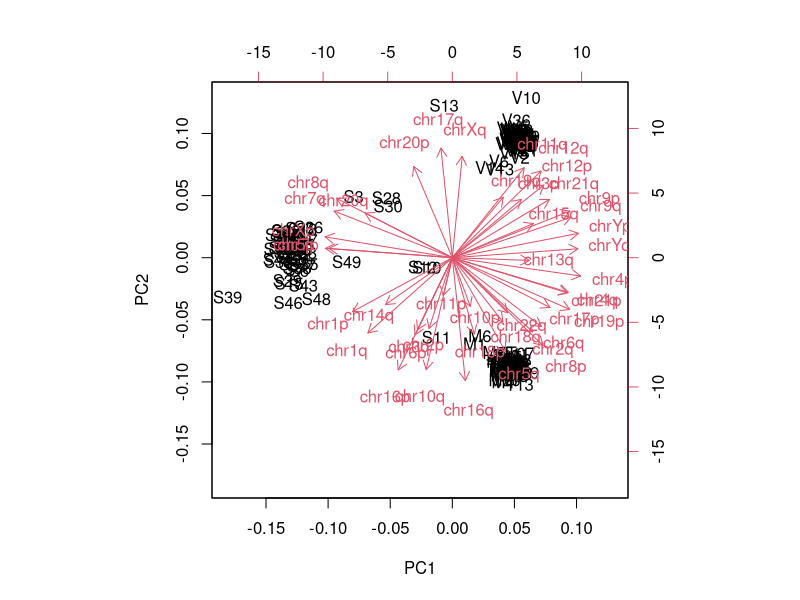
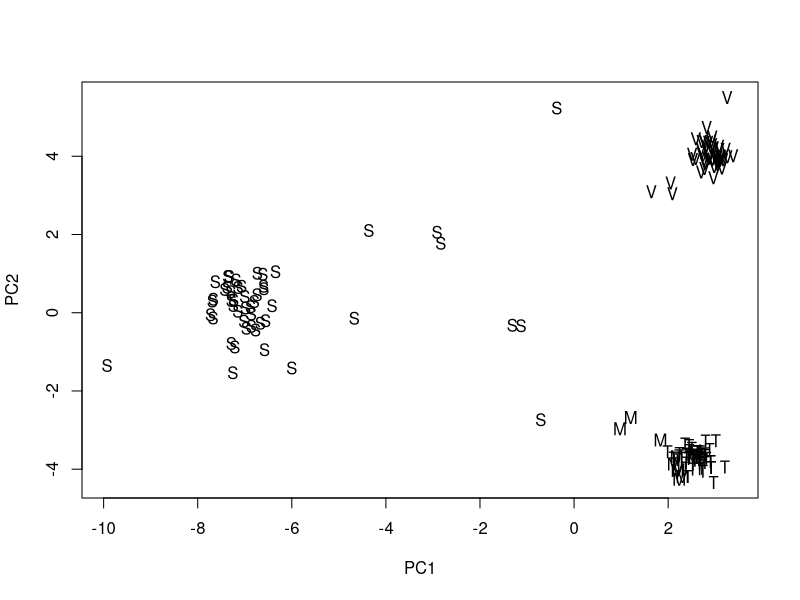
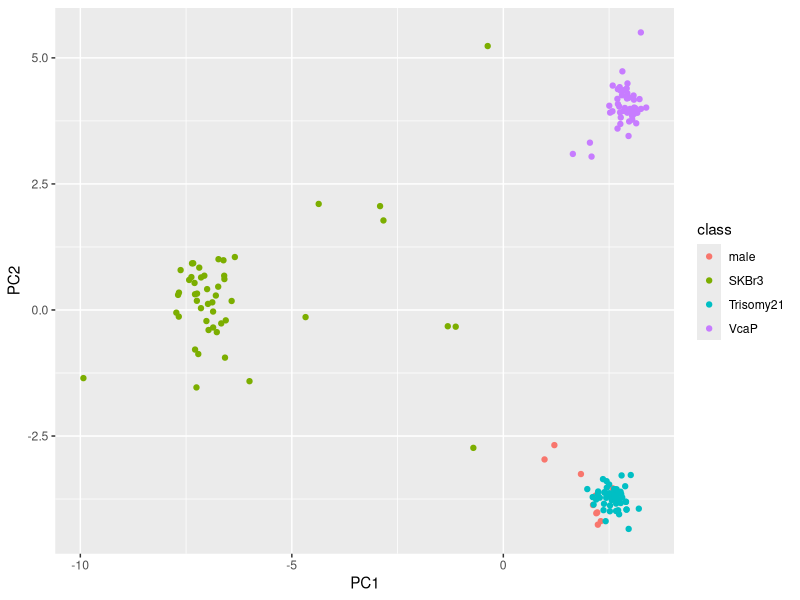
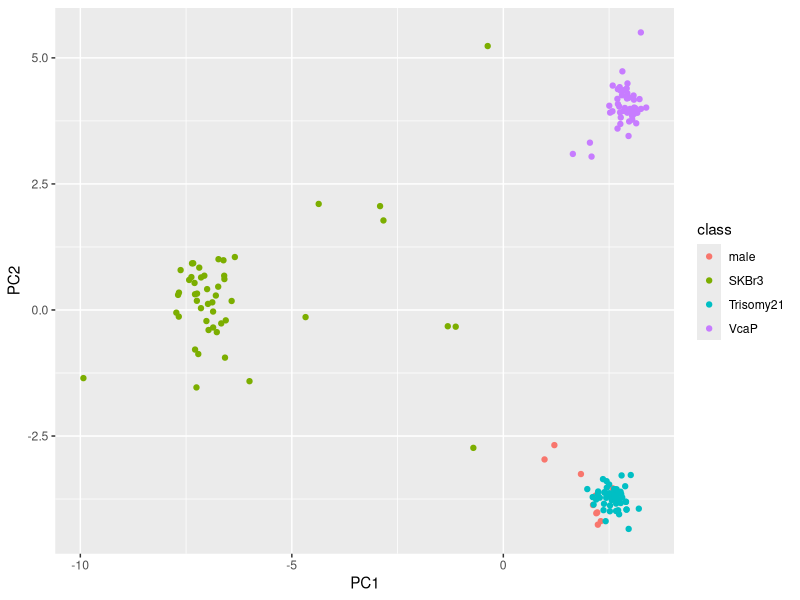

Write R code to recreate these figures, in order.
#Demonstrate Principal Component Analysis

library(ggplot2)

#Read in data
data<-read.table("pca_data.csv", header=TRUE)
str(data)

#Calculate principal components using the prcomp function
numerical<-within(data, rm(class))
data.pca<-prcomp(numerical,center=TRUE,scale=TRUE)
scores = as.data.frame(data.pca$x)

#Create Biplot
biplot(data.pca)

#Check summary of PCA and explained variance
summary(data.pca)

#Create traditional plot
plot(scores$PC1,scores$PC2,xlab="PC1",ylab="PC2",pch=rownames(data))

data$PC1<-scores$PC1
data$PC2<-scores$PC2

ggplot(data,aes(x=PC1,y=PC2,col=class)) + geom_point()
ggplot(data,aes(x=PC1,y=PC2,col=class)) + geom_point()


